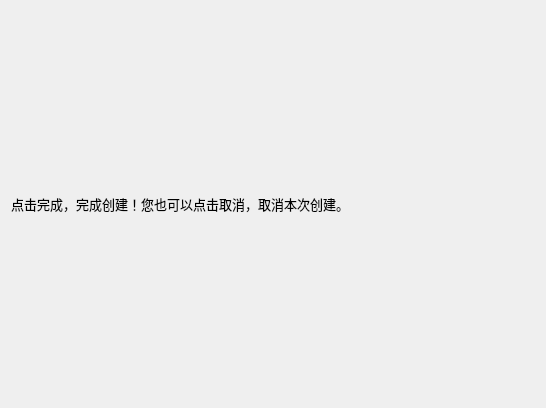
<?xml version="1.0" encoding="UTF-8"?>
<ui version="4.0">
 <class>ConfirmPage</class>
 <widget class="QWizardPage" name="ConfirmPage">
  <property name="geometry">
   <rect>
    <x>0</x>
    <y>0</y>
    <width>546</width>
    <height>408</height>
   </rect>
  </property>
  <property name="windowTitle">
   <string>WizardPage</string>
  </property>
  <layout class="QGridLayout" name="gridLayout">
   <item row="0" column="0">
    <layout class="QVBoxLayout" name="verticalLayout">
     <item>
      <widget class="QLabel" name="label">
       <property name="font">
        <font>
         <pointsize>10</pointsize>
        </font>
       </property>
       <property name="text">
        <string>点击完成，完成创建！您也可以点击取消，取消本次创建。</string>
       </property>
      </widget>
     </item>
    </layout>
   </item>
  </layout>
 </widget>
 <resources/>
 <connections/>
</ui>
